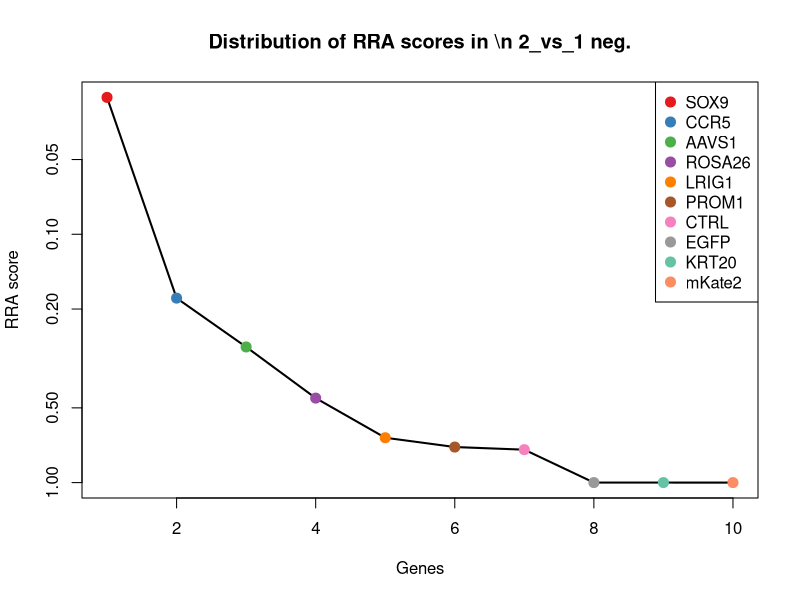
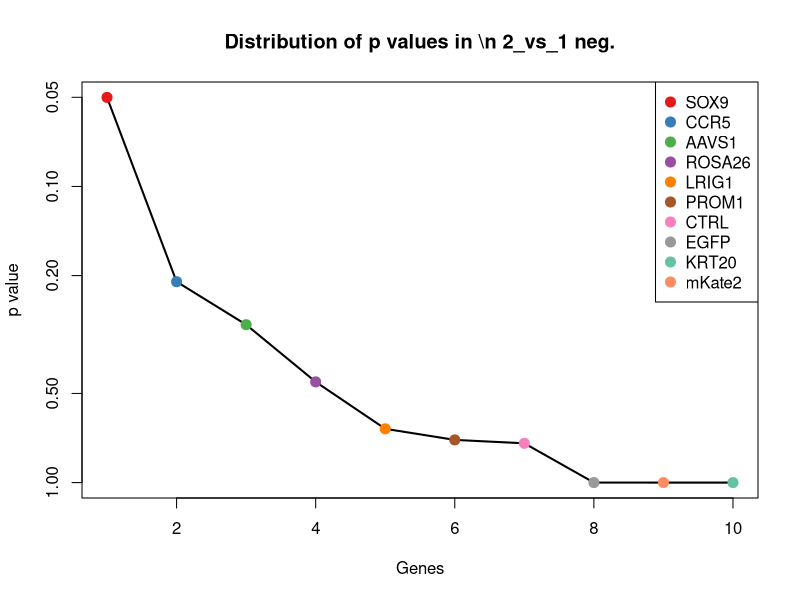
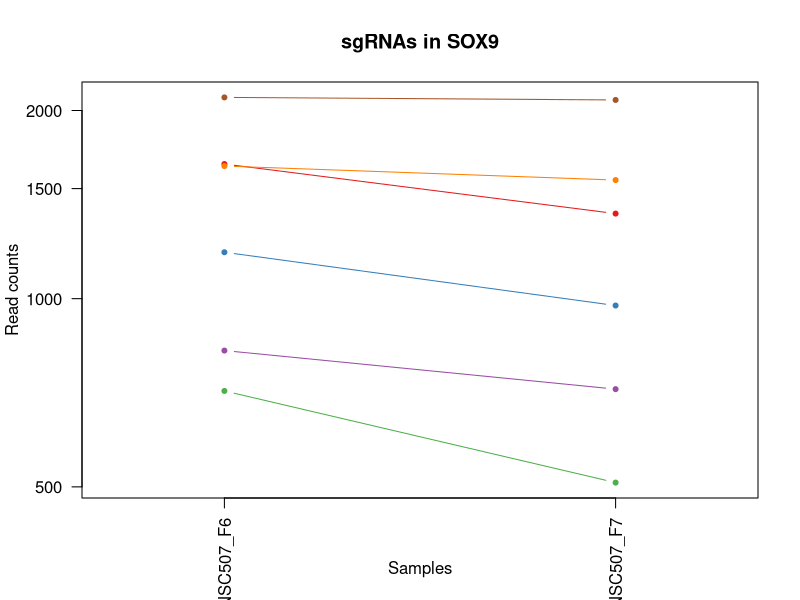
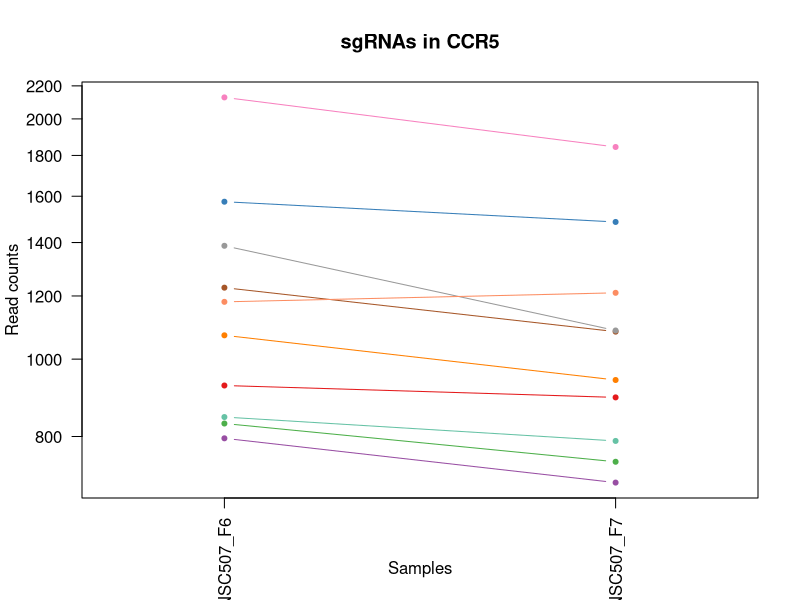
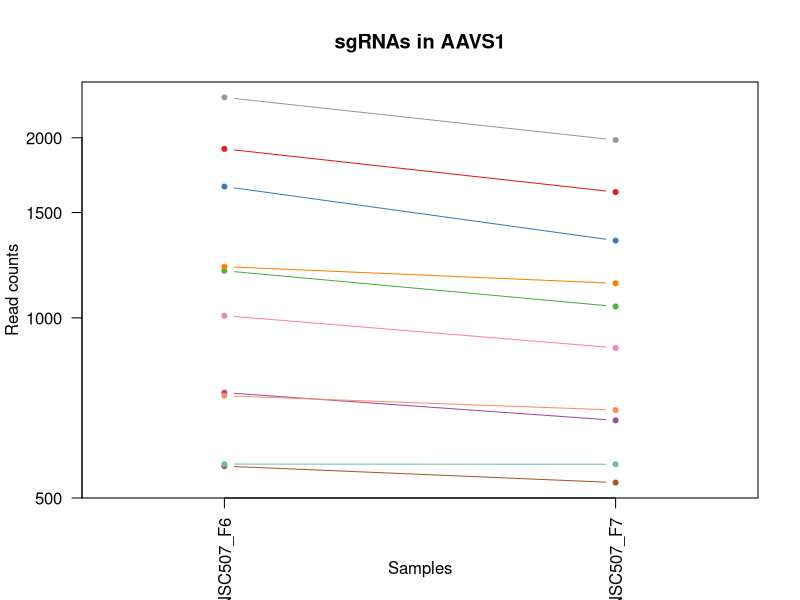
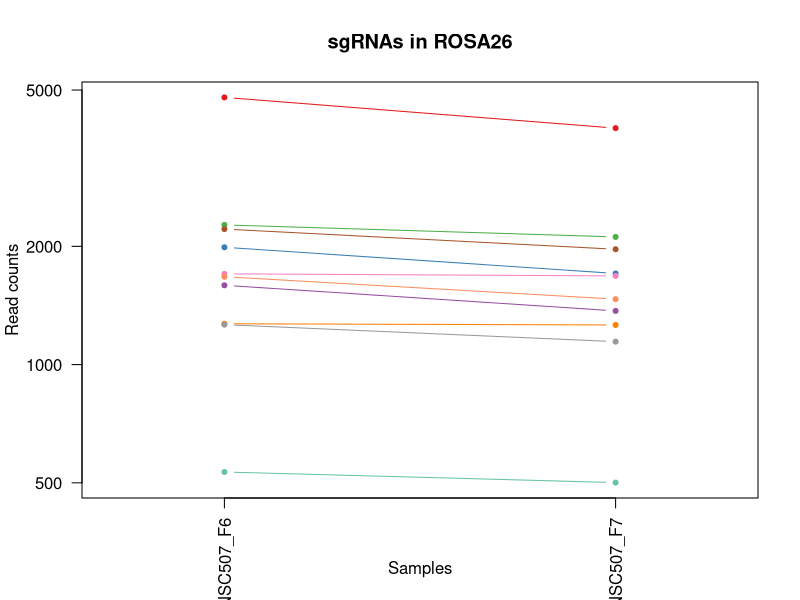
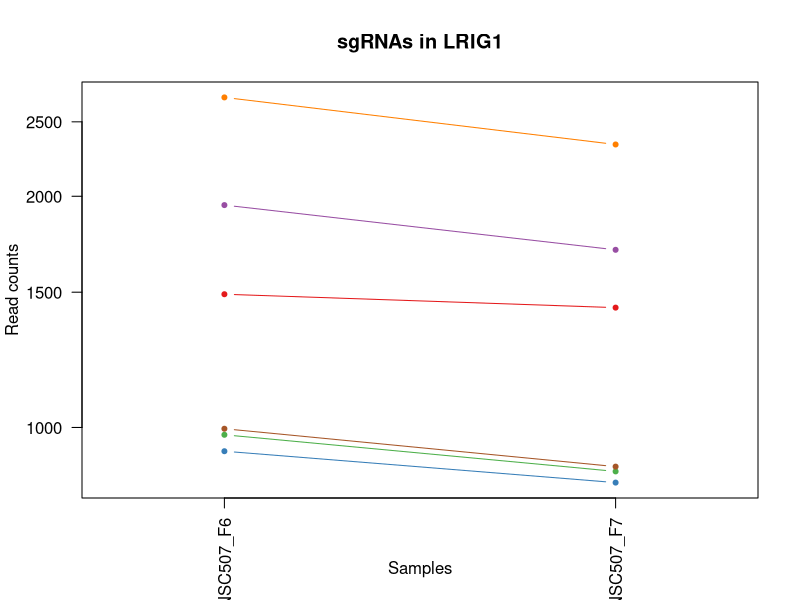
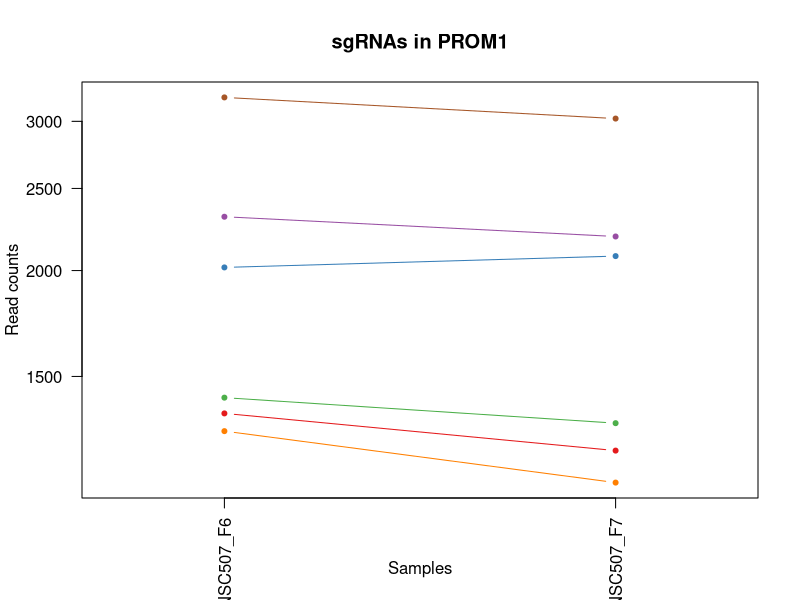

Write the R code that produced these figures, in order. (Note: this script raises an error after producing the figures.)
pdf(file='S7B_c1_t2.pdf',width=4.5,height=4.5);
gstable=read.table('S7B_c1_t2.gene_summary.txt',header=T)
# 
#
# parameters
# Do not modify the variables beginning with "__"

# gstablename='__GENE_SUMMARY_FILE__'
startindex=3
# outputfile='__OUTPUT_FILE__'
targetgenelist=c("SOX9","CCR5","AAVS1","ROSA26","LRIG1","PROM1","CTRL","EGFP","KRT20","mKate2")
# samplelabel=sub('.\\w+.\\w+$','',colnames(gstable)[startindex]);
samplelabel='2_vs_1 neg.'


# You need to write some codes in front of this code:
# gstable=read.table(gstablename,header=T)
# pdf(file=outputfile,width=6,height=6)


# set up color using RColorBrewer
#library(RColorBrewer)
#colors <- brewer.pal(length(targetgenelist), "Set1")

colors=c( "#E41A1C", "#377EB8", "#4DAF4A", "#984EA3", "#FF7F00",  "#A65628", "#F781BF",
          "#999999", "#66C2A5", "#FC8D62", "#8DA0CB", "#E78AC3", "#A6D854", "#FFD92F", "#E5C494", "#B3B3B3", 
          "#8DD3C7", "#FFFFB3", "#BEBADA", "#FB8072", "#80B1D3", "#FDB462", "#B3DE69", "#FCCDE5",
          "#D9D9D9", "#BC80BD", "#CCEBC5", "#FFED6F")

######
# function definition

plotrankedvalues<-function(val, tglist, ...){
  
  plot(val,log='y',ylim=c(max(val),min(val)),type='l',lwd=2, ...)
  if(length(tglist)>0){
    for(i in 1:length(tglist)){
      targetgene=tglist[i];
      tx=which(names(val)==targetgene);ty=val[targetgene];
      points(tx,ty,col=colors[(i %% length(colors)) ],cex=2,pch=20)
      # text(tx+50,ty,targetgene,col=colors[i])
    }
    legend('topright',tglist,pch=20,pt.cex = 2,cex=1,col=colors)
  }
}



plotrandvalues<-function(val,targetgenelist, ...){
  # choose the one with the best distance distribution
  
  mindiffvalue=0;
  randval=val;
  for(i in 1:20){
    randval0=sample(val)
    vindex=sort(which(names(randval0) %in% targetgenelist))
    if(max(vindex)>0.9*length(val)){
      # print('pass...')
      next;
    }
    mindiffind=min(diff(vindex));
    if (mindiffind > mindiffvalue){
      mindiffvalue=mindiffind;
      randval=randval0;
      # print(paste('Diff: ',mindiffvalue))
    }
  }
  plot(randval,log='y',ylim=c(max(randval),min(randval)),pch=20,col='grey', ...)
  
  if(length(targetgenelist)>0){
    for(i in 1:length(targetgenelist)){
      targetgene=targetgenelist[i];
      tx=which(names(randval)==targetgene);ty=randval[targetgene];
      points(tx,ty,col=colors[(i %% length(colors)) ],cex=2,pch=20)
      text(tx+50,ty,targetgene,col=colors[i])
    }
  }
  
}




# set.seed(1235)



pvec=gstable[,startindex]
names(pvec)=gstable[,'id']
pvec=sort(pvec);

plotrankedvalues(pvec,targetgenelist,xlab='Genes',ylab='RRA score',main=paste('Distribution of RRA scores in \\n',samplelabel))

# plotrandvalues(pvec,targetgenelist,xlab='Genes',ylab='RRA score',main=paste('Distribution of RRA scores in \\n',samplelabel))


pvec=gstable[,startindex+1]
names(pvec)=gstable[,'id']
pvec=sort(pvec);

plotrankedvalues(pvec,targetgenelist,xlab='Genes',ylab='p value',main=paste('Distribution of p values in \\n',samplelabel))

# plotrandvalues(pvec,targetgenelist,xlab='Genes',ylab='p value',main=paste('Distribution of p values in \\n',samplelabel))



# you need to write after this code:
# dev.off()






# parameters
# Do not modify the variables beginning with "__"
targetmat=list(c(1641.10909799922,1367.125420691993),c(1185.49422563518,974.0655674196751),c(710.84875663677,506.9116728408513),c(825.0323364429912,715.6400087164959),c(1628.7951825299217,1546.9390087407085),c(2097.8434172241055,2078.2475000605314))
targetgene="SOX9"
collabel=c("S54_MNSC507_F6","S55_MNSC507_F7")

# set up color using RColorBrewer
#library(RColorBrewer)
#colors <- brewer.pal(length(targetgenelist), "Set1")

colors=c( "#E41A1C", "#377EB8", "#4DAF4A", "#984EA3", "#FF7F00",  "#A65628", "#F781BF",
          "#999999", "#66C2A5", "#FC8D62", "#8DA0CB", "#E78AC3", "#A6D854", "#FFD92F", "#E5C494", "#B3B3B3", 
          "#8DD3C7", "#FFFFB3", "#BEBADA", "#FB8072", "#80B1D3", "#FDB462", "#B3DE69", "#FCCDE5",
          "#D9D9D9", "#BC80BD", "#CCEBC5", "#FFED6F")


## code

targetmatvec=unlist(targetmat)+1
yrange=range(targetmatvec[targetmatvec>0]);
# yrange[1]=1; # set the minimum value to 1
for(i in 1:length(targetmat)){
  vali=targetmat[[i]]+1;
  if(i==1){
    plot(1:length(vali),vali,type='b',las=1,pch=20,main=paste('sgRNAs in',targetgene),ylab='Read counts',xlab='Samples',xlim=c(0.7,length(vali)+0.3),ylim = yrange,col=colors[(i %% length(colors))],xaxt='n',log='y')
    axis(1,at=1:length(vali),labels=(collabel),las=2)
    # lines(0:100,rep(1,101),col='black');
  }else{
    lines(1:length(vali),vali,type='b',pch=20,col=colors[(i %% length(colors))])
  }
}




# parameters
# Do not modify the variables beginning with "__"
targetmat=list(c(925.7825539190688,894.55001089562),c(1573.9422863485015,1484.5915837388925),c(829.5101238863725,742.747584804242),c(794.807271200168,699.3754630638483),c(1070.1911989681134,940.6328902447882),c(1228.0332063473018,1081.5922859010677),c(2126.9490356060833,1843.3151739667321),c(1385.87521372649,1085.206629379434),c(845.1823799382067,788.8304641534103),c(1178.7775444701083,1209.9014793830659))
targetgene="CCR5"
collabel=c("S54_MNSC507_F6","S55_MNSC507_F7")

# set up color using RColorBrewer
#library(RColorBrewer)
#colors <- brewer.pal(length(targetgenelist), "Set1")

colors=c( "#E41A1C", "#377EB8", "#4DAF4A", "#984EA3", "#FF7F00",  "#A65628", "#F781BF",
          "#999999", "#66C2A5", "#FC8D62", "#8DA0CB", "#E78AC3", "#A6D854", "#FFD92F", "#E5C494", "#B3B3B3", 
          "#8DD3C7", "#FFFFB3", "#BEBADA", "#FB8072", "#80B1D3", "#FDB462", "#B3DE69", "#FCCDE5",
          "#D9D9D9", "#BC80BD", "#CCEBC5", "#FFED6F")


## code

targetmatvec=unlist(targetmat)+1
yrange=range(targetmatvec[targetmatvec>0]);
# yrange[1]=1; # set the minimum value to 1
for(i in 1:length(targetmat)){
  vali=targetmat[[i]]+1;
  if(i==1){
    plot(1:length(vali),vali,type='b',las=1,pch=20,main=paste('sgRNAs in',targetgene),ylab='Read counts',xlab='Samples',xlim=c(0.7,length(vali)+0.3),ylim = yrange,col=colors[(i %% length(colors))],xaxt='n',log='y')
    axis(1,at=1:length(vali),labels=(collabel),las=2)
    # lines(0:100,rep(1,101),col='black');
  }else{
    lines(1:length(vali),vali,type='b',pch=20,col=colors[(i %% length(colors))])
  }
}




# parameters
# Do not modify the variables beginning with "__"
targetmat=list(c(1915.3735789063203,1621.936635916806),c(1656.7813540510542,1345.439359821796),c(1197.8081411044784,1043.6416793782232),c(748.9099499055104,673.1714728456938),c(1216.8387377388487,1141.228953294109),c(564.2012178660348,529.5013195806397),c(1007.5021747607763,890.0320815476623),c(2335.1661517233106,1981.5638120142369),c(568.679005309416,568.3555119730757),c(739.9543750187479,700.2790489334399))
targetgene="AAVS1"
collabel=c("S54_MNSC507_F6","S55_MNSC507_F7")

# set up color using RColorBrewer
#library(RColorBrewer)
#colors <- brewer.pal(length(targetgenelist), "Set1")

colors=c( "#E41A1C", "#377EB8", "#4DAF4A", "#984EA3", "#FF7F00",  "#A65628", "#F781BF",
          "#999999", "#66C2A5", "#FC8D62", "#8DA0CB", "#E78AC3", "#A6D854", "#FFD92F", "#E5C494", "#B3B3B3", 
          "#8DD3C7", "#FFFFB3", "#BEBADA", "#FB8072", "#80B1D3", "#FDB462", "#B3DE69", "#FCCDE5",
          "#D9D9D9", "#BC80BD", "#CCEBC5", "#FFED6F")


## code

targetmatvec=unlist(targetmat)+1
yrange=range(targetmatvec[targetmatvec>0]);
# yrange[1]=1; # set the minimum value to 1
for(i in 1:length(targetmat)){
  vali=targetmat[[i]]+1;
  if(i==1){
    plot(1:length(vali),vali,type='b',las=1,pch=20,main=paste('sgRNAs in',targetgene),ylab='Read counts',xlab='Samples',xlim=c(0.7,length(vali)+0.3),ylim = yrange,col=colors[(i %% length(colors))],xaxt='n',log='y')
    axis(1,at=1:length(vali),labels=(collabel),las=2)
    # lines(0:100,rep(1,101),col='black');
  }else{
    lines(1:length(vali),vali,type='b',pch=20,col=colors[(i %% length(colors))])
  }
}




# parameters
# Do not modify the variables beginning with "__"
targetmat=list(c(4787.874223835378,3998.367472942544),c(1988.1376248612653,1705.0665359192271),c(2266.8798932117465,2112.5837631050094),c(1590.7339892611813,1368.932592431176),c(1269.452740198578,1260.5022880801916),c(2212.0269970303266,1965.2992663615894),c(1701.5592284848667,1680.6697174402557),c(1262.7360590335063,1143.0361250332921),c(531.7372589015208,499.68298588411903),c(1672.4536101028887,1466.519866347062))
targetgene="ROSA26"
collabel=c("S54_MNSC507_F6","S55_MNSC507_F7")

# set up color using RColorBrewer
#library(RColorBrewer)
#colors <- brewer.pal(length(targetgenelist), "Set1")

colors=c( "#E41A1C", "#377EB8", "#4DAF4A", "#984EA3", "#FF7F00",  "#A65628", "#F781BF",
          "#999999", "#66C2A5", "#FC8D62", "#8DA0CB", "#E78AC3", "#A6D854", "#FFD92F", "#E5C494", "#B3B3B3", 
          "#8DD3C7", "#FFFFB3", "#BEBADA", "#FB8072", "#80B1D3", "#FDB462", "#B3DE69", "#FCCDE5",
          "#D9D9D9", "#BC80BD", "#CCEBC5", "#FFED6F")


## code

targetmatvec=unlist(targetmat)+1
yrange=range(targetmatvec[targetmatvec>0]);
# yrange[1]=1; # set the minimum value to 1
for(i in 1:length(targetmat)){
  vali=targetmat[[i]]+1;
  if(i==1){
    plot(1:length(vali),vali,type='b',las=1,pch=20,main=paste('sgRNAs in',targetgene),ylab='Read counts',xlab='Samples',xlim=c(0.7,length(vali)+0.3),ylim = yrange,col=colors[(i %% length(colors))],xaxt='n',log='y')
    axis(1,at=1:length(vali),labels=(collabel),las=2)
    # lines(0:100,rep(1,101),col='black');
  }else{
    lines(1:length(vali),vali,type='b',pch=20,col=colors[(i %% length(colors))])
  }
}




# parameters
# Do not modify the variables beginning with "__"
targetmat=list(c(1489.9837717851035,1431.2800174329918),c(930.26034136245,846.6599598072686),c(977.277109517953,875.5747076341977),c(1946.718091009989,1702.3557783104525),c(2688.9113597504274,2334.865887024527),c(995.188259291478,888.2249098084792))
targetgene="LRIG1"
collabel=c("S54_MNSC507_F6","S55_MNSC507_F7")

# set up color using RColorBrewer
#library(RColorBrewer)
#colors <- brewer.pal(length(targetgenelist), "Set1")

colors=c( "#E41A1C", "#377EB8", "#4DAF4A", "#984EA3", "#FF7F00",  "#A65628", "#F781BF",
          "#999999", "#66C2A5", "#FC8D62", "#8DA0CB", "#E78AC3", "#A6D854", "#FFD92F", "#E5C494", "#B3B3B3", 
          "#8DD3C7", "#FFFFB3", "#BEBADA", "#FB8072", "#80B1D3", "#FDB462", "#B3DE69", "#FCCDE5",
          "#D9D9D9", "#BC80BD", "#CCEBC5", "#FFED6F")


## code

targetmatvec=unlist(targetmat)+1
yrange=range(targetmatvec[targetmatvec>0]);
# yrange[1]=1; # set the minimum value to 1
for(i in 1:length(targetmat)){
  vali=targetmat[[i]]+1;
  if(i==1){
    plot(1:length(vali),vali,type='b',las=1,pch=20,main=paste('sgRNAs in',targetgene),ylab='Read counts',xlab='Samples',xlim=c(0.7,length(vali)+0.3),ylim = yrange,col=colors[(i %% length(colors))],xaxt='n',log='y')
    axis(1,at=1:length(vali),labels=(collabel),las=2)
    # lines(0:100,rep(1,101),col='black');
  }else{
    lines(1:length(vali),vali,type='b',pch=20,col=colors[(i %% length(colors))])
  }
}




# parameters
# Do not modify the variables beginning with "__"
targetmat=list(c(1355.6501484836667,1225.2624391661218),c(2016.1237963823978,2079.151085930123),c(1414.9808321084681,1320.1389554732332),c(2313.8966613672496,2193.002905498656),c(1291.8416774154844,1123.1572359022784),c(3200.498575156733,3021.591147914094))
targetgene="PROM1"
collabel=c("S54_MNSC507_F6","S55_MNSC507_F7")

# set up color using RColorBrewer
#library(RColorBrewer)
#colors <- brewer.pal(length(targetgenelist), "Set1")

colors=c( "#E41A1C", "#377EB8", "#4DAF4A", "#984EA3", "#FF7F00",  "#A65628", "#F781BF",
          "#999999", "#66C2A5", "#FC8D62", "#8DA0CB", "#E78AC3", "#A6D854", "#FFD92F", "#E5C494", "#B3B3B3", 
          "#8DD3C7", "#FFFFB3", "#BEBADA", "#FB8072", "#80B1D3", "#FDB462", "#B3DE69", "#FCCDE5",
          "#D9D9D9", "#BC80BD", "#CCEBC5", "#FFED6F")


## code

targetmatvec=unlist(targetmat)+1
yrange=range(targetmatvec[targetmatvec>0]);
# yrange[1]=1; # set the minimum value to 1
for(i in 1:length(targetmat)){
  vali=targetmat[[i]]+1;
  if(i==1){
    plot(1:length(vali),vali,type='b',las=1,pch=20,main=paste('sgRNAs in',targetgene),ylab='Read counts',xlab='Samples',xlim=c(0.7,length(vali)+0.3),ylim = yrange,col=colors[(i %% length(colors))],xaxt='n',log='y')
    axis(1,at=1:length(vali),labels=(collabel),las=2)
    # lines(0:100,rep(1,101),col='black');
  }else{
    lines(1:length(vali),vali,type='b',pch=20,col=colors[(i %% length(colors))])
  }
}




# parameters
# Do not modify the variables beginning with "__"
targetmat=list(c(1279.5277619461858,1097.8568315537154),c(1313.111167771545,1185.5046609040944),c(3798.2831988481266,3402.0007990121303),c(634.726370099289,618.0527348006101),c(1222.4359720430753,1220.7445098181643),c(2382.182919878813,2346.6125033292174),c(1571.703392626811,1542.4210793927507),c(1448.5642379338271,1280.3811772112056),c(1195.5692473827878,1280.3811772112056),c(2197.4741878393374,2019.5144185370814))
targetgene="CTRL"
collabel=c("S54_MNSC507_F6","S55_MNSC507_F7")

# set up color using RColorBrewer
#library(RColorBrewer)
#colors <- brewer.pal(length(targetgenelist), "Set1")

colors=c( "#E41A1C", "#377EB8", "#4DAF4A", "#984EA3", "#FF7F00",  "#A65628", "#F781BF",
          "#999999", "#66C2A5", "#FC8D62", "#8DA0CB", "#E78AC3", "#A6D854", "#FFD92F", "#E5C494", "#B3B3B3", 
          "#8DD3C7", "#FFFFB3", "#BEBADA", "#FB8072", "#80B1D3", "#FDB462", "#B3DE69", "#FCCDE5",
          "#D9D9D9", "#BC80BD", "#CCEBC5", "#FFED6F")


## code

targetmatvec=unlist(targetmat)+1
yrange=range(targetmatvec[targetmatvec>0]);
# yrange[1]=1; # set the minimum value to 1
for(i in 1:length(targetmat)){
  vali=targetmat[[i]]+1;
  if(i==1){
    plot(1:length(vali),vali,type='b',las=1,pch=20,main=paste('sgRNAs in',targetgene),ylab='Read counts',xlab='Samples',xlim=c(0.7,length(vali)+0.3),ylim = yrange,col=colors[(i %% length(colors))],xaxt='n',log='y')
    axis(1,at=1:length(vali),labels=(collabel),las=2)
    # lines(0:100,rep(1,101),col='black');
  }else{
    lines(1:length(vali),vali,type='b',pch=20,col=colors[(i %% length(colors))])
  }
}




# parameters
# Do not modify the variables beginning with "__"
targetmat=list(c(2139.262951075382,2357.4555337643155),c(2250.088190299067,3140.8644827001767),c(1210.122056573777,1397.847340258105),c(1354.5307016228214,1581.2752717851868),c(2243.371509133995,2504.740030507736),c(2429.1996880343163,3204.115493571584))
targetgene="EGFP"
collabel=c("S54_MNSC507_F6","S55_MNSC507_F7")

# set up color using RColorBrewer
#library(RColorBrewer)
#colors <- brewer.pal(length(targetgenelist), "Set1")

colors=c( "#E41A1C", "#377EB8", "#4DAF4A", "#984EA3", "#FF7F00",  "#A65628", "#F781BF",
          "#999999", "#66C2A5", "#FC8D62", "#8DA0CB", "#E78AC3", "#A6D854", "#FFD92F", "#E5C494", "#B3B3B3", 
          "#8DD3C7", "#FFFFB3", "#BEBADA", "#FB8072", "#80B1D3", "#FDB462", "#B3DE69", "#FCCDE5",
          "#D9D9D9", "#BC80BD", "#CCEBC5", "#FFED6F")


## code

targetmatvec=unlist(targetmat)+1
yrange=range(targetmatvec[targetmatvec>0]);
# yrange[1]=1; # set the minimum value to 1
for(i in 1:length(targetmat)){
  vali=targetmat[[i]]+1;
  if(i==1){
    plot(1:length(vali),vali,type='b',las=1,pch=20,main=paste('sgRNAs in',targetgene),ylab='Read counts',xlab='Samples',xlim=c(0.7,length(vali)+0.3),ylim = yrange,col=colors[(i %% length(colors))],xaxt='n',log='y')
    axis(1,at=1:length(vali),labels=(collabel),las=2)
    # lines(0:100,rep(1,101),col='black');
  }else{
    lines(1:length(vali),vali,type='b',pch=20,col=colors[(i %% length(colors))])
  }
}




# parameters
# Do not modify the variables beginning with "__"
targetmat=list(c(869.8102108768035,1361.7039054744437),c(1159.746947835738,1777.35340548655),c(938.0964693883673,1162.9150141643058),c(442.18151003389625,644.2567250187647),c(1678.0508444071152,2395.4061402871603),c(698.5348411674715,1045.4488511174063))
targetgene="KRT20"
collabel=c("S54_MNSC507_F6","S55_MNSC507_F7")

# set up color using RColorBrewer
#library(RColorBrewer)
#colors <- brewer.pal(length(targetgenelist), "Set1")

colors=c( "#E41A1C", "#377EB8", "#4DAF4A", "#984EA3", "#FF7F00",  "#A65628", "#F781BF",
          "#999999", "#66C2A5", "#FC8D62", "#8DA0CB", "#E78AC3", "#A6D854", "#FFD92F", "#E5C494", "#B3B3B3", 
          "#8DD3C7", "#FFFFB3", "#BEBADA", "#FB8072", "#80B1D3", "#FDB462", "#B3DE69", "#FCCDE5",
          "#D9D9D9", "#BC80BD", "#CCEBC5", "#FFED6F")


## code

targetmatvec=unlist(targetmat)+1
yrange=range(targetmatvec[targetmatvec>0]);
# yrange[1]=1; # set the minimum value to 1
for(i in 1:length(targetmat)){
  vali=targetmat[[i]]+1;
  if(i==1){
    plot(1:length(vali),vali,type='b',las=1,pch=20,main=paste('sgRNAs in',targetgene),ylab='Read counts',xlab='Samples',xlim=c(0.7,length(vali)+0.3),ylim = yrange,col=colors[(i %% length(colors))],xaxt='n',log='y')
    axis(1,at=1:length(vali),labels=(collabel),las=2)
    # lines(0:100,rep(1,101),col='black');
  }else{
    lines(1:length(vali),vali,type='b',pch=20,col=colors[(i %% length(colors))])
  }
}




# parameters
# Do not modify the variables beginning with "__"
targetmat=list(c(801.5239523652398,1270.4417326456987),c(947.0520442751297,1518.0242609137792),c(931.3797882232955,1492.7238565652162),c(916.8269790323064,1193.6369337304181),c(685.1014788373278,1163.8186000338974),c(1314.2306146323904,2054.7542674511515))
targetgene="mKate2"
collabel=c("S54_MNSC507_F6","S55_MNSC507_F7")

# set up color using RColorBrewer
#library(RColorBrewer)
#colors <- brewer.pal(length(targetgenelist), "Set1")

colors=c( "#E41A1C", "#377EB8", "#4DAF4A", "#984EA3", "#FF7F00",  "#A65628", "#F781BF",
          "#999999", "#66C2A5", "#FC8D62", "#8DA0CB", "#E78AC3", "#A6D854", "#FFD92F", "#E5C494", "#B3B3B3", 
          "#8DD3C7", "#FFFFB3", "#BEBADA", "#FB8072", "#80B1D3", "#FDB462", "#B3DE69", "#FCCDE5",
          "#D9D9D9", "#BC80BD", "#CCEBC5", "#FFED6F")


## code

targetmatvec=unlist(targetmat)+1
yrange=range(targetmatvec[targetmatvec>0]);
# yrange[1]=1; # set the minimum value to 1
for(i in 1:length(targetmat)){
  vali=targetmat[[i]]+1;
  if(i==1){
    plot(1:length(vali),vali,type='b',las=1,pch=20,main=paste('sgRNAs in',targetgene),ylab='Read counts',xlab='Samples',xlim=c(0.7,length(vali)+0.3),ylim = yrange,col=colors[(i %% length(colors))],xaxt='n',log='y')
    axis(1,at=1:length(vali),labels=(collabel),las=2)
    # lines(0:100,rep(1,101),col='black');
  }else{
    lines(1:length(vali),vali,type='b',pch=20,col=colors[(i %% length(colors))])
  }
}



# 
#
# parameters
# Do not modify the variables beginning with "__"

# gstablename='__GENE_SUMMARY_FILE__'
startindex=9
# outputfile='__OUTPUT_FILE__'
targetgenelist=c("mKate2","KRT20","EGFP","PROM1","SOX9","CTRL","LRIG1","CCR5","ROSA26","AAVS1")
# samplelabel=sub('.\\w+.\\w+$','',colnames(gstable)[startindex]);
samplelabel='2_vs_1 pos.'


# You need to write some codes in front of this code:
# gstable=read.table(gstablename,header=T)
# pdf(file=outputfile,width=6,height=6)


# set up color using RColorBrewer
#library(RColorBrewer)
#colors <- brewer.pal(length(targetgenelist), "Set1")

colors=c( "#E41A1C", "#377EB8", "#4DAF4A", "#984EA3", "#FF7F00",  "#A65628", "#F781BF",
          "#999999", "#66C2A5", "#FC8D62", "#8DA0CB", "#E78AC3", "#A6D854", "#FFD92F", "#E5C494", "#B3B3B3", 
          "#8DD3C7", "#FFFFB3", "#BEBADA", "#FB8072", "#80B1D3", "#FDB462", "#B3DE69", "#FCCDE5",
          "#D9D9D9", "#BC80BD", "#CCEBC5", "#FFED6F")

######
# function definition

plotrankedvalues<-function(val, tglist, ...){
  
  plot(val,log='y',ylim=c(max(val),min(val)),type='l',lwd=2, ...)
  if(length(tglist)>0){
    for(i in 1:length(tglist)){
      targetgene=tglist[i];
      tx=which(names(val)==targetgene);ty=val[targetgene];
      points(tx,ty,col=colors[(i %% length(colors)) ],cex=2,pch=20)
      # text(tx+50,ty,targetgene,col=colors[i])
    }
    legend('topright',tglist,pch=20,pt.cex = 2,cex=1,col=colors)
  }
}



plotrandvalues<-function(val,targetgenelist, ...){
  # choose the one with the best distance distribution
  
  mindiffvalue=0;
  randval=val;
  for(i in 1:20){
    randval0=sample(val)
    vindex=sort(which(names(randval0) %in% targetgenelist))
    if(max(vindex)>0.9*length(val)){
      # print('pass...')
      next;
    }
    mindiffind=min(diff(vindex));
    if (mindiffind > mindiffvalue){
      mindiffvalue=mindiffind;
      randval=randval0;
      # print(paste('Diff: ',mindiffvalue))
    }
  }
  plot(randval,log='y',ylim=c(max(randval),min(randval)),pch=20,col='grey', ...)
  
  if(length(targetgenelist)>0){
    for(i in 1:length(targetgenelist)){
      targetgene=targetgenelist[i];
      tx=which(names(randval)==targetgene);ty=randval[targetgene];
      points(tx,ty,col=colors[(i %% length(colors)) ],cex=2,pch=20)
      text(tx+50,ty,targetgene,col=colors[i])
    }
  }
  
}




# set.seed(1235)



pvec=gstable[,startindex]
names(pvec)=gstable[,'id']
pvec=sort(pvec);

plotrankedvalues(pvec,targetgenelist,xlab='Genes',ylab='RRA score',main=paste('Distribution of RRA scores in \\n',samplelabel))

# plotrandvalues(pvec,targetgenelist,xlab='Genes',ylab='RRA score',main=paste('Distribution of RRA scores in \\n',samplelabel))


pvec=gstable[,startindex+1]
names(pvec)=gstable[,'id']
pvec=sort(pvec);

plotrankedvalues(pvec,targetgenelist,xlab='Genes',ylab='p value',main=paste('Distribution of p values in \\n',samplelabel))

# plotrandvalues(pvec,targetgenelist,xlab='Genes',ylab='p value',main=paste('Distribution of p values in \\n',samplelabel))



# you need to write after this code:
# dev.off()






# parameters
# Do not modify the variables beginning with "__"
targetmat=list(c(801.5239523652398,1270.4417326456987),c(947.0520442751297,1518.0242609137792),c(931.3797882232955,1492.7238565652162),c(916.8269790323064,1193.6369337304181),c(685.1014788373278,1163.8186000338974),c(1314.2306146323904,2054.7542674511515))
targetgene="mKate2"
collabel=c("S54_MNSC507_F6","S55_MNSC507_F7")

# set up color using RColorBrewer
#library(RColorBrewer)
#colors <- brewer.pal(length(targetgenelist), "Set1")

colors=c( "#E41A1C", "#377EB8", "#4DAF4A", "#984EA3", "#FF7F00",  "#A65628", "#F781BF",
          "#999999", "#66C2A5", "#FC8D62", "#8DA0CB", "#E78AC3", "#A6D854", "#FFD92F", "#E5C494", "#B3B3B3", 
          "#8DD3C7", "#FFFFB3", "#BEBADA", "#FB8072", "#80B1D3", "#FDB462", "#B3DE69", "#FCCDE5",
          "#D9D9D9", "#BC80BD", "#CCEBC5", "#FFED6F")


## code

targetmatvec=unlist(targetmat)+1
yrange=range(targetmatvec[targetmatvec>0]);
# yrange[1]=1; # set the minimum value to 1
for(i in 1:length(targetmat)){
  vali=targetmat[[i]]+1;
  if(i==1){
    plot(1:length(vali),vali,type='b',las=1,pch=20,main=paste('sgRNAs in',targetgene),ylab='Read counts',xlab='Samples',xlim=c(0.7,length(vali)+0.3),ylim = yrange,col=colors[(i %% length(colors))],xaxt='n',log='y')
    axis(1,at=1:length(vali),labels=(collabel),las=2)
    # lines(0:100,rep(1,101),col='black');
  }else{
    lines(1:length(vali),vali,type='b',pch=20,col=colors[(i %% length(colors))])
  }
}




# parameters
# Do not modify the variables beginning with "__"
targetmat=list(c(869.8102108768035,1361.7039054744437),c(1159.746947835738,1777.35340548655),c(938.0964693883673,1162.9150141643058),c(442.18151003389625,644.2567250187647),c(1678.0508444071152,2395.4061402871603),c(698.5348411674715,1045.4488511174063))
targetgene="KRT20"
collabel=c("S54_MNSC507_F6","S55_MNSC507_F7")

# set up color using RColorBrewer
#library(RColorBrewer)
#colors <- brewer.pal(length(targetgenelist), "Set1")

colors=c( "#E41A1C", "#377EB8", "#4DAF4A", "#984EA3", "#FF7F00",  "#A65628", "#F781BF",
          "#999999", "#66C2A5", "#FC8D62", "#8DA0CB", "#E78AC3", "#A6D854", "#FFD92F", "#E5C494", "#B3B3B3", 
          "#8DD3C7", "#FFFFB3", "#BEBADA", "#FB8072", "#80B1D3", "#FDB462", "#B3DE69", "#FCCDE5",
          "#D9D9D9", "#BC80BD", "#CCEBC5", "#FFED6F")


## code

targetmatvec=unlist(targetmat)+1
yrange=range(targetmatvec[targetmatvec>0]);
# yrange[1]=1; # set the minimum value to 1
for(i in 1:length(targetmat)){
  vali=targetmat[[i]]+1;
  if(i==1){
    plot(1:length(vali),vali,type='b',las=1,pch=20,main=paste('sgRNAs in',targetgene),ylab='Read counts',xlab='Samples',xlim=c(0.7,length(vali)+0.3),ylim = yrange,col=colors[(i %% length(colors))],xaxt='n',log='y')
    axis(1,at=1:length(vali),labels=(collabel),las=2)
    # lines(0:100,rep(1,101),col='black');
  }else{
    lines(1:length(vali),vali,type='b',pch=20,col=colors[(i %% length(colors))])
  }
}




# parameters
# Do not modify the variables beginning with "__"
targetmat=list(c(2139.262951075382,2357.4555337643155),c(2250.088190299067,3140.8644827001767),c(1210.122056573777,1397.847340258105),c(1354.5307016228214,1581.2752717851868),c(2243.371509133995,2504.740030507736),c(2429.1996880343163,3204.115493571584))
targetgene="EGFP"
collabel=c("S54_MNSC507_F6","S55_MNSC507_F7")

# set up color using RColorBrewer
#library(RColorBrewer)
#colors <- brewer.pal(length(targetgenelist), "Set1")

colors=c( "#E41A1C", "#377EB8", "#4DAF4A", "#984EA3", "#FF7F00",  "#A65628", "#F781BF",
          "#999999", "#66C2A5", "#FC8D62", "#8DA0CB", "#E78AC3", "#A6D854", "#FFD92F", "#E5C494", "#B3B3B3", 
          "#8DD3C7", "#FFFFB3", "#BEBADA", "#FB8072", "#80B1D3", "#FDB462", "#B3DE69", "#FCCDE5",
          "#D9D9D9", "#BC80BD", "#CCEBC5", "#FFED6F")


## code

targetmatvec=unlist(targetmat)+1
yrange=range(targetmatvec[targetmatvec>0]);
# yrange[1]=1; # set the minimum value to 1
for(i in 1:length(targetmat)){
  vali=targetmat[[i]]+1;
  if(i==1){
    plot(1:length(vali),vali,type='b',las=1,pch=20,main=paste('sgRNAs in',targetgene),ylab='Read counts',xlab='Samples',xlim=c(0.7,length(vali)+0.3),ylim = yrange,col=colors[(i %% length(colors))],xaxt='n',log='y')
    axis(1,at=1:length(vali),labels=(collabel),las=2)
    # lines(0:100,rep(1,101),col='black');
  }else{
    lines(1:length(vali),vali,type='b',pch=20,col=colors[(i %% length(colors))])
  }
}




# parameters
# Do not modify the variables beginning with "__"
targetmat=list(c(1355.6501484836667,1225.2624391661218),c(2016.1237963823978,2079.151085930123),c(1414.9808321084681,1320.1389554732332),c(2313.8966613672496,2193.002905498656),c(1291.8416774154844,1123.1572359022784),c(3200.498575156733,3021.591147914094))
targetgene="PROM1"
collabel=c("S54_MNSC507_F6","S55_MNSC507_F7")

# set up color using RColorBrewer
#library(RColorBrewer)
#colors <- brewer.pal(length(targetgenelist), "Set1")

colors=c( "#E41A1C", "#377EB8", "#4DAF4A", "#984EA3", "#FF7F00",  "#A65628", "#F781BF",
          "#999999", "#66C2A5", "#FC8D62", "#8DA0CB", "#E78AC3", "#A6D854", "#FFD92F", "#E5C494", "#B3B3B3", 
          "#8DD3C7", "#FFFFB3", "#BEBADA", "#FB8072", "#80B1D3", "#FDB462", "#B3DE69", "#FCCDE5",
          "#D9D9D9", "#BC80BD", "#CCEBC5", "#FFED6F")


## code

targetmatvec=unlist(targetmat)+1
yrange=range(targetmatvec[targetmatvec>0]);
# yrange[1]=1; # set the minimum value to 1
for(i in 1:length(targetmat)){
  vali=targetmat[[i]]+1;
  if(i==1){
    plot(1:length(vali),vali,type='b',las=1,pch=20,main=paste('sgRNAs in',targetgene),ylab='Read counts',xlab='Samples',xlim=c(0.7,length(vali)+0.3),ylim = yrange,col=colors[(i %% length(colors))],xaxt='n',log='y')
    axis(1,at=1:length(vali),labels=(collabel),las=2)
    # lines(0:100,rep(1,101),col='black');
  }else{
    lines(1:length(vali),vali,type='b',pch=20,col=colors[(i %% length(colors))])
  }
}




# parameters
# Do not modify the variables beginning with "__"
targetmat=list(c(1641.10909799922,1367.125420691993),c(1185.49422563518,974.0655674196751),c(710.84875663677,506.9116728408513),c(825.0323364429912,715.6400087164959),c(1628.7951825299217,1546.9390087407085),c(2097.8434172241055,2078.2475000605314))
targetgene="SOX9"
collabel=c("S54_MNSC507_F6","S55_MNSC507_F7")

# set up color using RColorBrewer
#library(RColorBrewer)
#colors <- brewer.pal(length(targetgenelist), "Set1")

colors=c( "#E41A1C", "#377EB8", "#4DAF4A", "#984EA3", "#FF7F00",  "#A65628", "#F781BF",
          "#999999", "#66C2A5", "#FC8D62", "#8DA0CB", "#E78AC3", "#A6D854", "#FFD92F", "#E5C494", "#B3B3B3", 
          "#8DD3C7", "#FFFFB3", "#BEBADA", "#FB8072", "#80B1D3", "#FDB462", "#B3DE69", "#FCCDE5",
          "#D9D9D9", "#BC80BD", "#CCEBC5", "#FFED6F")


## code

targetmatvec=unlist(targetmat)+1
yrange=range(targetmatvec[targetmatvec>0]);
# yrange[1]=1; # set the minimum value to 1
for(i in 1:length(targetmat)){
  vali=targetmat[[i]]+1;
  if(i==1){
    plot(1:length(vali),vali,type='b',las=1,pch=20,main=paste('sgRNAs in',targetgene),ylab='Read counts',xlab='Samples',xlim=c(0.7,length(vali)+0.3),ylim = yrange,col=colors[(i %% length(colors))],xaxt='n',log='y')
    axis(1,at=1:length(vali),labels=(collabel),las=2)
    # lines(0:100,rep(1,101),col='black');
  }else{
    lines(1:length(vali),vali,type='b',pch=20,col=colors[(i %% length(colors))])
  }
}




# parameters
# Do not modify the variables beginning with "__"
targetmat=list(c(1279.5277619461858,1097.8568315537154),c(1313.111167771545,1185.5046609040944),c(3798.2831988481266,3402.0007990121303),c(634.726370099289,618.0527348006101),c(1222.4359720430753,1220.7445098181643),c(2382.182919878813,2346.6125033292174),c(1571.703392626811,1542.4210793927507),c(1448.5642379338271,1280.3811772112056),c(1195.5692473827878,1280.3811772112056),c(2197.4741878393374,2019.5144185370814))
targetgene="CTRL"
collabel=c("S54_MNSC507_F6","S55_MNSC507_F7")

# set up color using RColorBrewer
#library(RColorBrewer)
#colors <- brewer.pal(length(targetgenelist), "Set1")

colors=c( "#E41A1C", "#377EB8", "#4DAF4A", "#984EA3", "#FF7F00",  "#A65628", "#F781BF",
          "#999999", "#66C2A5", "#FC8D62", "#8DA0CB", "#E78AC3", "#A6D854", "#FFD92F", "#E5C494", "#B3B3B3", 
          "#8DD3C7", "#FFFFB3", "#BEBADA", "#FB8072", "#80B1D3", "#FDB462", "#B3DE69", "#FCCDE5",
          "#D9D9D9", "#BC80BD", "#CCEBC5", "#FFED6F")


## code

targetmatvec=unlist(targetmat)+1
yrange=range(targetmatvec[targetmatvec>0]);
# yrange[1]=1; # set the minimum value to 1
for(i in 1:length(targetmat)){
  vali=targetmat[[i]]+1;
  if(i==1){
    plot(1:length(vali),vali,type='b',las=1,pch=20,main=paste('sgRNAs in',targetgene),ylab='Read counts',xlab='Samples',xlim=c(0.7,length(vali)+0.3),ylim = yrange,col=colors[(i %% length(colors))],xaxt='n',log='y')
    axis(1,at=1:length(vali),labels=(collabel),las=2)
    # lines(0:100,rep(1,101),col='black');
  }else{
    lines(1:length(vali),vali,type='b',pch=20,col=colors[(i %% length(colors))])
  }
}




# parameters
# Do not modify the variables beginning with "__"
targetmat=list(c(1489.9837717851035,1431.2800174329918),c(930.26034136245,846.6599598072686),c(977.277109517953,875.5747076341977),c(1946.718091009989,1702.3557783104525),c(2688.9113597504274,2334.865887024527),c(995.188259291478,888.2249098084792))
targetgene="LRIG1"
collabel=c("S54_MNSC507_F6","S55_MNSC507_F7")

# set up color using RColorBrewer
#library(RColorBrewer)
#colors <- brewer.pal(length(targetgenelist), "Set1")

colors=c( "#E41A1C", "#377EB8", "#4DAF4A", "#984EA3", "#FF7F00",  "#A65628", "#F781BF",
          "#999999", "#66C2A5", "#FC8D62", "#8DA0CB", "#E78AC3", "#A6D854", "#FFD92F", "#E5C494", "#B3B3B3", 
          "#8DD3C7", "#FFFFB3", "#BEBADA", "#FB8072", "#80B1D3", "#FDB462", "#B3DE69", "#FCCDE5",
          "#D9D9D9", "#BC80BD", "#CCEBC5", "#FFED6F")


## code

targetmatvec=unlist(targetmat)+1
yrange=range(targetmatvec[targetmatvec>0]);
# yrange[1]=1; # set the minimum value to 1
for(i in 1:length(targetmat)){
  vali=targetmat[[i]]+1;
  if(i==1){
    plot(1:length(vali),vali,type='b',las=1,pch=20,main=paste('sgRNAs in',targetgene),ylab='Read counts',xlab='Samples',xlim=c(0.7,length(vali)+0.3),ylim = yrange,col=colors[(i %% length(colors))],xaxt='n',log='y')
    axis(1,at=1:length(vali),labels=(collabel),las=2)
    # lines(0:100,rep(1,101),col='black');
  }else{
    lines(1:length(vali),vali,type='b',pch=20,col=colors[(i %% length(colors))])
  }
}




# parameters
# Do not modify the variables beginning with "__"
targetmat=list(c(925.7825539190688,894.55001089562),c(1573.9422863485015,1484.5915837388925),c(829.5101238863725,742.747584804242),c(794.807271200168,699.3754630638483),c(1070.1911989681134,940.6328902447882),c(1228.0332063473018,1081.5922859010677),c(2126.9490356060833,1843.3151739667321),c(1385.87521372649,1085.206629379434),c(845.1823799382067,788.8304641534103),c(1178.7775444701083,1209.9014793830659))
targetgene="CCR5"
collabel=c("S54_MNSC507_F6","S55_MNSC507_F7")

# set up color using RColorBrewer
#library(RColorBrewer)
#colors <- brewer.pal(length(targetgenelist), "Set1")

colors=c( "#E41A1C", "#377EB8", "#4DAF4A", "#984EA3", "#FF7F00",  "#A65628", "#F781BF",
          "#999999", "#66C2A5", "#FC8D62", "#8DA0CB", "#E78AC3", "#A6D854", "#FFD92F", "#E5C494", "#B3B3B3", 
          "#8DD3C7", "#FFFFB3", "#BEBADA", "#FB8072", "#80B1D3", "#FDB462", "#B3DE69", "#FCCDE5",
          "#D9D9D9", "#BC80BD", "#CCEBC5", "#FFED6F")


## code

targetmatvec=unlist(targetmat)+1
yrange=range(targetmatvec[targetmatvec>0]);
# yrange[1]=1; # set the minimum value to 1
for(i in 1:length(targetmat)){
  vali=targetmat[[i]]+1;
  if(i==1){
    plot(1:length(vali),vali,type='b',las=1,pch=20,main=paste('sgRNAs in',targetgene),ylab='Read counts',xlab='Samples',xlim=c(0.7,length(vali)+0.3),ylim = yrange,col=colors[(i %% length(colors))],xaxt='n',log='y')
    axis(1,at=1:length(vali),labels=(collabel),las=2)
    # lines(0:100,rep(1,101),col='black');
  }else{
    lines(1:length(vali),vali,type='b',pch=20,col=colors[(i %% length(colors))])
  }
}




# parameters
# Do not modify the variables beginning with "__"
targetmat=list(c(4787.874223835378,3998.367472942544),c(1988.1376248612653,1705.0665359192271),c(2266.8798932117465,2112.5837631050094),c(1590.7339892611813,1368.932592431176),c(1269.452740198578,1260.5022880801916),c(2212.0269970303266,1965.2992663615894),c(1701.5592284848667,1680.6697174402557),c(1262.7360590335063,1143.0361250332921),c(531.7372589015208,499.68298588411903),c(1672.4536101028887,1466.519866347062))
targetgene="ROSA26"
collabel=c("S54_MNSC507_F6","S55_MNSC507_F7")

# set up color using RColorBrewer
#library(RColorBrewer)
#colors <- brewer.pal(length(targetgenelist), "Set1")

colors=c( "#E41A1C", "#377EB8", "#4DAF4A", "#984EA3", "#FF7F00",  "#A65628", "#F781BF",
          "#999999", "#66C2A5", "#FC8D62", "#8DA0CB", "#E78AC3", "#A6D854", "#FFD92F", "#E5C494", "#B3B3B3", 
          "#8DD3C7", "#FFFFB3", "#BEBADA", "#FB8072", "#80B1D3", "#FDB462", "#B3DE69", "#FCCDE5",
          "#D9D9D9", "#BC80BD", "#CCEBC5", "#FFED6F")


## code

targetmatvec=unlist(targetmat)+1
yrange=range(targetmatvec[targetmatvec>0]);
# yrange[1]=1; # set the minimum value to 1
for(i in 1:length(targetmat)){
  vali=targetmat[[i]]+1;
  if(i==1){
    plot(1:length(vali),vali,type='b',las=1,pch=20,main=paste('sgRNAs in',targetgene),ylab='Read counts',xlab='Samples',xlim=c(0.7,length(vali)+0.3),ylim = yrange,col=colors[(i %% length(colors))],xaxt='n',log='y')
    axis(1,at=1:length(vali),labels=(collabel),las=2)
    # lines(0:100,rep(1,101),col='black');
  }else{
    lines(1:length(vali),vali,type='b',pch=20,col=colors[(i %% length(colors))])
  }
}




# parameters
# Do not modify the variables beginning with "__"
targetmat=list(c(1915.3735789063203,1621.936635916806),c(1656.7813540510542,1345.439359821796),c(1197.8081411044784,1043.6416793782232),c(748.9099499055104,673.1714728456938),c(1216.8387377388487,1141.228953294109),c(564.2012178660348,529.5013195806397),c(1007.5021747607763,890.0320815476623),c(2335.1661517233106,1981.5638120142369),c(568.679005309416,568.3555119730757),c(739.9543750187479,700.2790489334399))
targetgene="AAVS1"
collabel=c("S54_MNSC507_F6","S55_MNSC507_F7")

# set up color using RColorBrewer
#library(RColorBrewer)
#colors <- brewer.pal(length(targetgenelist), "Set1")

colors=c( "#E41A1C", "#377EB8", "#4DAF4A", "#984EA3", "#FF7F00",  "#A65628", "#F781BF",
          "#999999", "#66C2A5", "#FC8D62", "#8DA0CB", "#E78AC3", "#A6D854", "#FFD92F", "#E5C494", "#B3B3B3", 
          "#8DD3C7", "#FFFFB3", "#BEBADA", "#FB8072", "#80B1D3", "#FDB462", "#B3DE69", "#FCCDE5",
          "#D9D9D9", "#BC80BD", "#CCEBC5", "#FFED6F")


## code

targetmatvec=unlist(targetmat)+1
yrange=range(targetmatvec[targetmatvec>0]);
# yrange[1]=1; # set the minimum value to 1
for(i in 1:length(targetmat)){
  vali=targetmat[[i]]+1;
  if(i==1){
    plot(1:length(vali),vali,type='b',las=1,pch=20,main=paste('sgRNAs in',targetgene),ylab='Read counts',xlab='Samples',xlim=c(0.7,length(vali)+0.3),ylim = yrange,col=colors[(i %% length(colors))],xaxt='n',log='y')
    axis(1,at=1:length(vali),labels=(collabel),las=2)
    # lines(0:100,rep(1,101),col='black');
  }else{
    lines(1:length(vali),vali,type='b',pch=20,col=colors[(i %% length(colors))])
  }
}



dev.off()
Sweave("S7B_c1_t2_summary.Rnw");
library(tools);

texi2dvi("S7B_c1_t2_summary.tex",pdf=TRUE);
